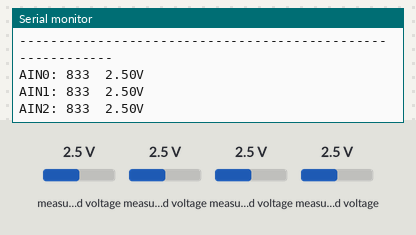
Bench run of a sketch on a simulated Arduino Uno, built with avr-gcc and run on an emulated ATmega328P. Shown: the last lines printed to the serial monitor. Inputs (shaded band) come from the test bench; at power-on: measured voltage 2.5 V.

Above: at 1.2 s.
1.3 s: measured voltage (sensor 200) set to 0.1 V
At 2.22 s:
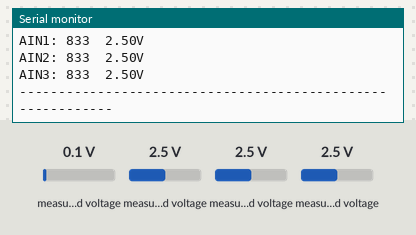
2.8 s: measured voltage (sensor 201) set to 0.1 V
At 4.1 s:
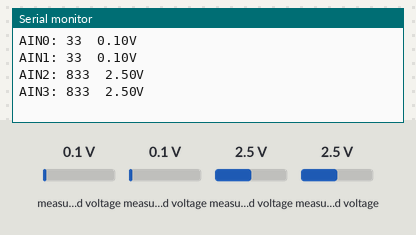
4.3 s: measured voltage (sensor 202) set to 0.1 V
At 5.2 s:
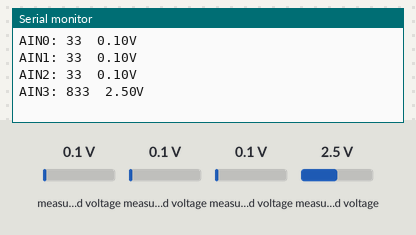
5.8 s: measured voltage (sensor 203) set to 0.1 V
At 7.1 s:
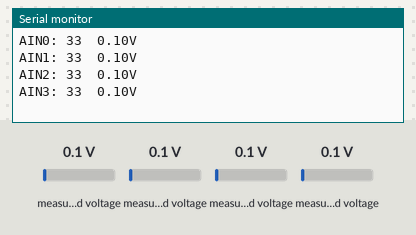
7.3 s: measured voltage (sensor 200) set to 1.2 V
At 7.59 s:
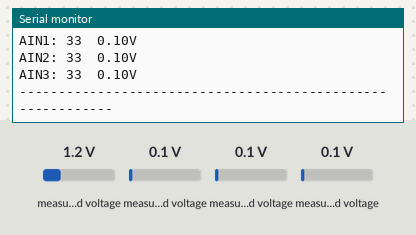
8.8 s: measured voltage (sensor 201) set to 1.2 V
At 10.6 s:
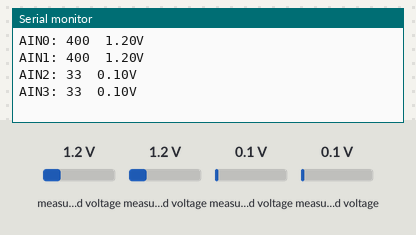
Timing chart, 0 to 11.3 s (numbered marks = the images above; inputs shaded):
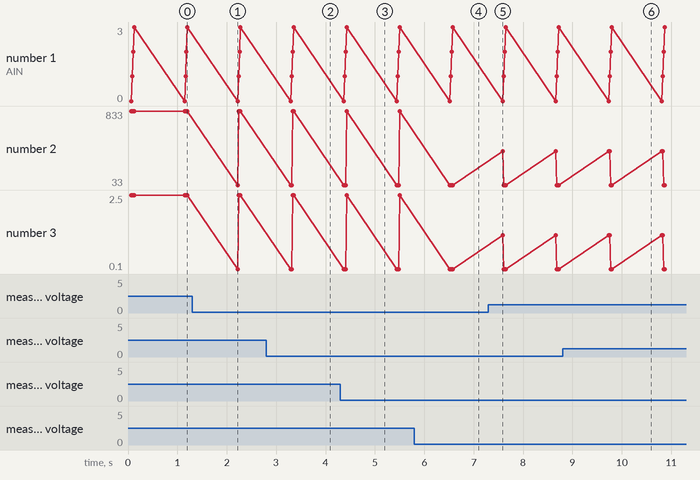

The sketch:

ADS1015.ino
```cpp
//lib adafruit
//0x48 - GND
//0x49 - 5V
//0x4A - SDA
//0x4B - SCL

#include <Adafruit_ADS1X15.h>

//Adafruit_ADS1115 ads;  /* Use this for the 16-bit version */
Adafruit_ADS1015 ads;     /* Use this for the 12-bit version */


void setup() {
  Serial.begin(9600);
  // The ADC input range (or gain) can be changed via the following
  // functions, but be careful never to exceed VDD +0.3V max, or to
  // exceed the upper and lower limits if you adjust the input range!
  // Setting these values incorrectly may destroy your ADC!
  //                                                                ADS1015  ADS1115
  //                                                                -------  -------
  // ads.setGain(GAIN_TWOTHIRDS);  // 2/3x gain +/- 6.144V  1 bit = 3mV      0.1875mV (default)
  // ads.setGain(GAIN_ONE);        // 1x gain   +/- 4.096V  1 bit = 2mV      0.125mV
  // ads.setGain(GAIN_TWO);        // 2x gain   +/- 2.048V  1 bit = 1mV      0.0625mV
  // ads.setGain(GAIN_FOUR);       // 4x gain   +/- 1.024V  1 bit = 0.5mV    0.03125mV
  // ads.setGain(GAIN_EIGHT);      // 8x gain   +/- 0.512V  1 bit = 0.25mV   0.015625mV
  // ads.setGain(GAIN_SIXTEEN);    // 16x gain  +/- 0.256V  1 bit = 0.125mV  0.0078125mV

  if (!ads.begin(0x4A)) {
    Serial.println("Failed to initialize ADS.");
    while (1);
  }

}

void loop() {
  int16_t adc0, adc1, adc2, adc3;
  float volts0, volts1, volts2, volts3;

  adc0 = ads.readADC_SingleEnded(0);
  adc1 = ads.readADC_SingleEnded(1);
  adc2 = ads.readADC_SingleEnded(2);
  adc3 = ads.readADC_SingleEnded(3);

  volts0 = ads.computeVolts(adc0);
  volts1 = ads.computeVolts(adc1);
  volts2 = ads.computeVolts(adc2);
  volts3 = ads.computeVolts(adc3);

  Serial.println("-----------------------------------------------------------");
  Serial.print("AIN0: "); Serial.print(adc0); Serial.print("  "); Serial.print(volts0); Serial.println("V");
  Serial.print("AIN1: "); Serial.print(adc1); Serial.print("  "); Serial.print(volts1); Serial.println("V");
  Serial.print("AIN2: "); Serial.print(adc2); Serial.print("  "); Serial.print(volts2); Serial.println("V");
  Serial.print("AIN3: "); Serial.print(adc3); Serial.print("  "); Serial.print(volts3); Serial.println("V");

  delay(1000);
}
```

Measured:
- after the input at 2.8 s, the serial monitor: prints a new line after 0.52 s (image 2)
- after the input at 4.3 s, the serial monitor: prints a new line after 0.11 s (image 3)
- after the input at 5.8 s, the serial monitor: prints a new line after 0.77 s (image 4)
- after the input at 8.8 s, the serial monitor: prints a new line after 0.96 s (image 6)
